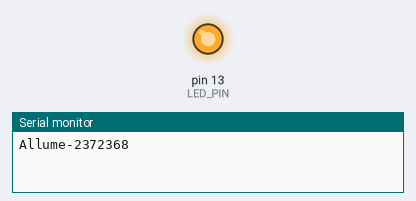
A sketch run on a simulated Arduino Uno, built with avr-gcc and run on an emulated ATmega328P. Parts: output pins drawn as LEDs (lit = HIGH), the last lines printed to the serial monitor.

Above: at 1.1 s.
At 7.0 s:
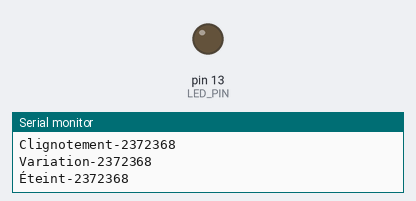
Timing chart, 0 to 10.5 s (numbered marks = the images above):
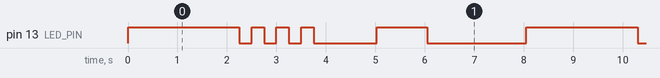

The sketch:

0sx_labo_01.ino
```cpp
const int LED_PIN = LED_BUILTIN;
const int DELAY_ALLUME = 2000;
const int DELAY_ETEINT = 2000;
const int CLIGNOTEMENTS = 4;
const int DELAY_CLIGNOTEMENT = 250;
const int BRIGHTNESS_MAX = 255;
const int DELAY_VARIATION = 2048 / BRIGHTNESS_MAX;

void setup() {
  Serial.begin(9600);
  pinMode(LED_PIN, OUTPUT);
}

void loop() {
  // État allumé
  allumer();
  // État clignotement
  clignotement();
  // État variation d'intensité
  variation();
  // État éteint
  eteint();
}

void allumer() {
Serial.println("Allume-2372368");
  digitalWrite(LED_PIN, HIGH);
  delay(DELAY_ALLUME);
}

void clignotement() {
Serial.println("Clignotement-2372368");
  for (int i = 0; i < CLIGNOTEMENTS; i++) {
    digitalWrite(LED_PIN, HIGH);
    delay(DELAY_CLIGNOTEMENT);
    digitalWrite(LED_PIN, LOW);
    delay(DELAY_CLIGNOTEMENT);
  }
}

void variation() {
  Serial.println("Variation-2372368");
  for (int brightness = 0; brightness <= BRIGHTNESS_MAX; brightness++) {
    analogWrite(LED_PIN, brightness);
    delay(DELAY_VARIATION);
  }
}

void eteint() {
Serial.println("Éteint-2372368");
  digitalWrite(LED_PIN, LOW);
  delay(DELAY_ETEINT);
}
```

Measured:
- by itself, pin 13 (LED_PIN): repeats every 8.1 s: 3 × (LOW 0.25 s, HIGH 0.25 s), LOW 1.3 s, HIGH 1.0 s, LOW 2.0 s, HIGH 2.3 s
- by itself, everything shown: repeats every 8.1 s, in 10 steps
